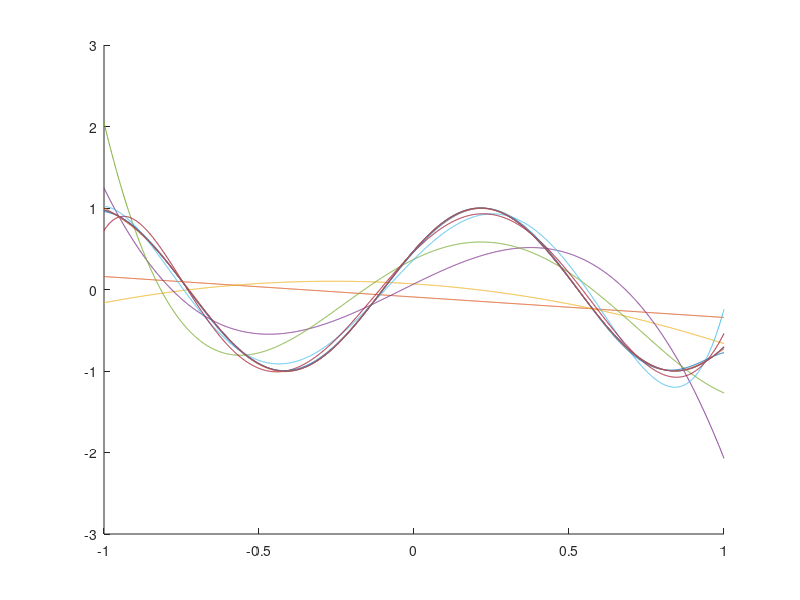

Here is the MATLAB script that generated this plot:
clear; clc; close

%%Part B - Polynomial Regression and Conditioning
% Fits and Compares different polynomials using least squares

%% Signal Definition

dt = 0.001; % Base Sampling Frequency

omega = 5; % Frequency
phi = 0.5; % Phase

t = [-1:dt:1];

y_true_signal = sin(omega * t + phi);
y_true_derivative = omega * cos(omega * t + phi);

% Noise Settings

useNoise = true;

rng(1) % Set seed for reproducibility
sigma = 0.01; % Noise Standard Deviation

if useNoise
    y = y_true_signal + sigma * randn(size(y_true_signal)); % Add Noise
else
    y = y_true_signal;
end


%% Vandermonde Polynomial Fitting

Yfit = cell(10,1);
Coefficients = cell(10,1);

N = length(t);

for m = 1:10
    V = zeros(N,m+1);
    
    for i = 0:m
        V(:, i+1) = t.^i;
    end

    c = V \ y';

    Coefficients{m} = c;
    Yfit{m} = V * c;
end


%% Plotting Polynomials
hold on
plot(t,y_true_signal)
for i=1:10
    plot(t,Yfit{i})
    pause(1)
end
